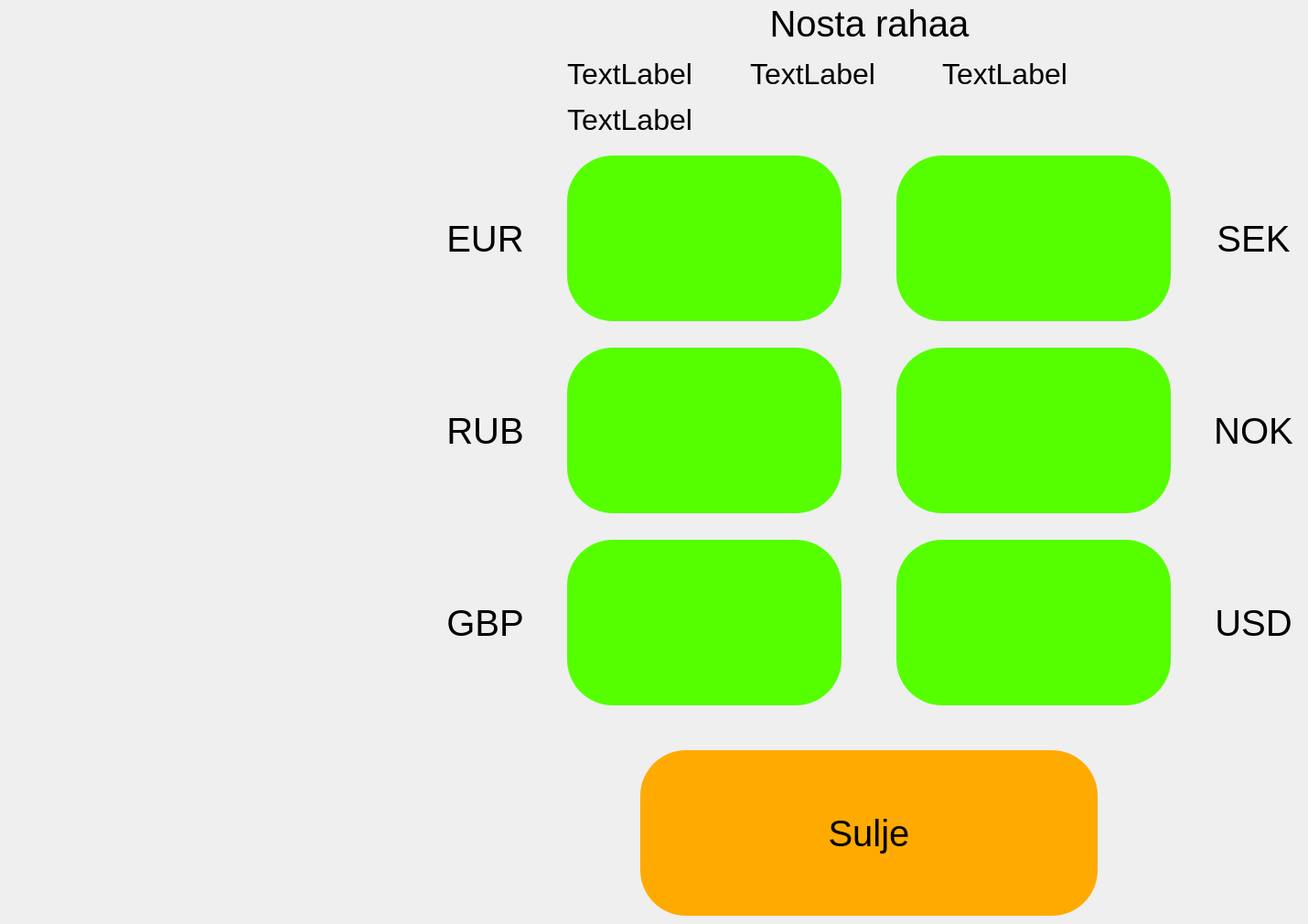
      <widget class="QWidget" name="page_1">
       <widget class="QLabel" name="labelWithdraw">
        <property name="geometry">
         <rect>
          <x>810</x>
          <y>0</y>
          <width>281</width>
          <height>51</height>
         </rect>
        </property>
        <property name="font">
         <font>
          <pointsize>30</pointsize>
         </font>
        </property>
        <property name="text">
         <string>Nosta rahaa</string>
        </property>
        <property name="alignment">
         <set>Qt::AlignCenter</set>
        </property>
        <property name="textInteractionFlags">
         <set>Qt::NoTextInteraction</set>
        </property>
       </widget>
       <widget class="QPushButton" name="pushButtonEUR">
        <property name="geometry">
         <rect>
          <x>620</x>
          <y>170</y>
          <width>300</width>
          <height>181</height>
         </rect>
        </property>
        <property name="font">
         <font>
          <pointsize>30</pointsize>
         </font>
        </property>
        <property name="layoutDirection">
         <enum>Qt::LeftToRight</enum>
        </property>
        <property name="styleSheet">
         <string notr="true">border-image:url(:/images/flag_eu.png);
background-color:rgb(85, 255, 0);
border-radius: 50px;
min-height: 181px;
min-width: 300px;</string>
        </property>
        <property name="text">
         <string/>
        </property>
        <property name="autoRepeat">
         <bool>false</bool>
        </property>
       </widget>
       <widget class="QPushButton" name="pushButtonSEK">
        <property name="geometry">
         <rect>
          <x>980</x>
          <y>170</y>
          <width>300</width>
          <height>181</height>
         </rect>
        </property>
        <property name="font">
         <font>
          <pointsize>30</pointsize>
         </font>
        </property>
        <property name="styleSheet">
         <string notr="true">border-image:url(:/images/flag_swe.png);
background-color:rgb(85, 255, 0);
border-radius: 50px;
min-height: 181px;
min-width: 300px;</string>
        </property>
        <property name="text">
         <string/>
        </property>
       </widget>
       <widget class="QPushButton" name="pushButtonNOK">
        <property name="geometry">
         <rect>
          <x>980</x>
          <y>380</y>
          <width>300</width>
          <height>181</height>
         </rect>
        </property>
        <property name="font">
         <font>
          <pointsize>30</pointsize>
         </font>
        </property>
        <property name="styleSheet">
         <string notr="true">border-image:url(:/images/flag_nor.png);
color:rgb(200, 200, 200);
background-color:rgb(85, 255, 0);
border-radius: 50px;
min-height: 181px;
min-width: 300px;</string>
        </property>
        <property name="text">
         <string/>
        </property>
       </widget>
       <widget class="QPushButton" name="pushButtonRUB">
        <property name="geometry">
         <rect>
          <x>620</x>
          <y>380</y>
          <width>300</width>
          <height>181</height>
         </rect>
        </property>
        <property name="font">
         <font>
          <pointsize>30</pointsize>
         </font>
        </property>
        <property name="styleSheet">
         <string notr="true">border-image:url(:/images/flag_rus.png);
background-color:rgb(85, 255, 0);
border-radius: 50px;
min-height: 181px;
min-width: 300px;</string>
        </property>
        <property name="text">
         <string/>
        </property>
       </widget>
       <widget class="QPushButton" name="pushButtonGBP">
        <property name="geometry">
         <rect>
          <x>620</x>
          <y>590</y>
          <width>300</width>
          <height>181</height>
         </rect>
        </property>
        <property name="font">
         <font>
          <pointsize>30</pointsize>
         </font>
        </property>
        <property name="styleSheet">
         <string notr="true">border-image:url(:/images/flag_gb.png);
background-color:rgb(85, 255, 0);
border-radius: 50px;
min-height: 181px;
min-width: 300px;</string>
        </property>
        <property name="text">
         <string/>
        </property>
       </widget>
       <widget class="QPushButton" name="pushButtonUSD">
        <property name="geometry">
         <rect>
          <x>980</x>
          <y>590</y>
          <width>300</width>
          <height>181</height>
         </rect>
        </property>
        <property name="font">
         <font>
          <pointsize>30</pointsize>
         </font>
        </property>
        <property name="styleSheet">
         <string notr="true">border-image:url(:/images/flag_us.png);
color:rgb(200, 200, 200);
background-color:rgb(85, 255, 0);
border-radius: 50px;
height: 181;
width: 300;</string>
        </property>
        <property name="text">
         <string/>
        </property>
       </widget>
       <widget class="QPushButton" name="pushButtonBack">
        <property name="geometry">
         <rect>
          <x>700</x>
          <y>820</y>
          <width>500</width>
          <height>181</height>
         </rect>
        </property>
        <property name="font">
         <font>
          <pointsize>30</pointsize>
         </font>
        </property>
        <property name="styleSheet">
         <string notr="true">border-radius: 50px;
min-width: 500px;
min-height: 181px;
background-color:rgb(255, 170, 0)</string>
        </property>
        <property name="text">
         <string>Sulje</string>
        </property>
       </widget>
       <widget class="QLabel" name="nosto_omistanajanEtunimi">
        <property name="geometry">
         <rect>
          <x>620</x>
          <y>60</y>
          <width>201</width>
          <height>41</height>
         </rect>
        </property>
        <property name="font">
         <font>
          <pointsize>24</pointsize>
         </font>
        </property>
        <property name="frameShape">
         <enum>QFrame::NoFrame</enum>
        </property>
        <property name="text">
         <string>TextLabel</string>
        </property>
       </widget>
       <widget class="QLabel" name="nosto_omiistajanSukunimi">
        <property name="geometry">
         <rect>
          <x>820</x>
          <y>60</y>
          <width>211</width>
          <height>41</height>
         </rect>
        </property>
        <property name="font">
         <font>
          <pointsize>24</pointsize>
         </font>
        </property>
        <property name="frameShape">
         <enum>QFrame::NoFrame</enum>
        </property>
        <property name="text">
         <string>TextLabel</string>
        </property>
       </widget>
       <widget class="QLabel" name="nosto_omistajanOsoite">
        <property name="geometry">
         <rect>
          <x>620</x>
          <y>110</y>
          <width>411</width>
          <height>41</height>
         </rect>
        </property>
        <property name="font">
         <font>
          <pointsize>24</pointsize>
         </font>
        </property>
        <property name="frameShape">
         <enum>QFrame::NoFrame</enum>
        </property>
        <property name="text">
         <string>TextLabel</string>
        </property>
       </widget>
       <widget class="QLabel" name="nosto_saldo">
        <property name="geometry">
         <rect>
          <x>1030</x>
          <y>60</y>
          <width>211</width>
          <height>41</height>
         </rect>
        </property>
        <property name="font">
         <font>
          <pointsize>24</pointsize>
         </font>
        </property>
        <property name="frameShape">
         <enum>QFrame::NoFrame</enum>
        </property>
        <property name="text">
         <string>TextLabel</string>
        </property>
       </widget>
       <widget class="QLabel" name="label_3">
        <property name="geometry">
         <rect>
          <x>480</x>
          <y>230</y>
          <width>101</width>
          <height>61</height>
         </rect>
        </property>
        <property name="font">
         <font>
          <pointsize>30</pointsize>
         </font>
        </property>
        <property name="text">
         <string>EUR</string>
        </property>
        <property name="alignment">
         <set>Qt::AlignCenter</set>
        </property>
       </widget>
       <widget class="QLabel" name="label_4">
        <property name="geometry">
         <rect>
          <x>480</x>
          <y>440</y>
          <width>101</width>
          <height>61</height>
         </rect>
        </property>
        <property name="font">
         <font>
          <pointsize>30</pointsize>
         </font>
        </property>
        <property name="text">
         <string>RUB</string>
        </property>
        <property name="alignment">
         <set>Qt::AlignCenter</set>
        </property>
       </widget>
       <widget class="QLabel" name="label_5">
        <property name="geometry">
         <rect>
          <x>480</x>
          <y>650</y>
          <width>101</width>
          <height>61</height>
         </rect>
        </property>
        <property name="font">
         <font>
          <pointsize>30</pointsize>
         </font>
        </property>
        <property name="text">
         <string>GBP</string>
        </property>
        <property name="alignment">
         <set>Qt::AlignCenter</set>
        </property>
       </widget>
       <widget class="QLabel" name="label_6">
        <property name="geometry">
         <rect>
          <x>1320</x>
          <y>230</y>
          <width>101</width>
          <height>61</height>
         </rect>
        </property>
        <property name="font">
         <font>
          <pointsize>30</pointsize>
         </font>
        </property>
        <property name="text">
         <string>SEK</string>
        </property>
        <property name="alignment">
         <set>Qt::AlignCenter</set>
        </property>
       </widget>
       <widget class="QLabel" name="label_7">
        <property name="geometry">
         <rect>
          <x>1320</x>
          <y>440</y>
          <width>101</width>
          <height>61</height>
         </rect>
        </property>
        <property name="font">
         <font>
          <pointsize>30</pointsize>
         </font>
        </property>
        <property name="text">
         <string>NOK</string>
        </property>
        <property name="alignment">
         <set>Qt::AlignCenter</set>
        </property>
       </widget>
       <widget class="QLabel" name="label_8">
        <property name="geometry">
         <rect>
          <x>1320</x>
          <y>650</y>
          <width>101</width>
          <height>61</height>
         </rect>
        </property>
        <property name="font">
         <font>
          <pointsize>30</pointsize>
         </font>
        </property>
        <property name="text">
         <string>USD</string>
        </property>
        <property name="alignment">
         <set>Qt::AlignCenter</set>
        </property>
       </widget>
       <zorder>pushButtonEUR</zorder>
       <zorder>pushButtonSEK</zorder>
       <zorder>pushButtonNOK</zorder>
       <zorder>pushButtonRUB</zorder>
       <zorder>pushButtonGBP</zorder>
       <zorder>pushButtonUSD</zorder>
       <zorder>pushButtonBack</zorder>
       <zorder>labelWithdraw</zorder>
       <zorder>nosto_omistanajanEtunimi</zorder>
       <zorder>nosto_omiistajanSukunimi</zorder>
       <zorder>nosto_omistajanOsoite</zorder>
       <zorder>nosto_saldo</zorder>
       <zorder>label_3</zorder>
       <zorder>label_4</zorder>
       <zorder>label_5</zorder>
       <zorder>label_6</zorder>
       <zorder>label_7</zorder>
       <zorder>label_8</zorder>
      </widget>
